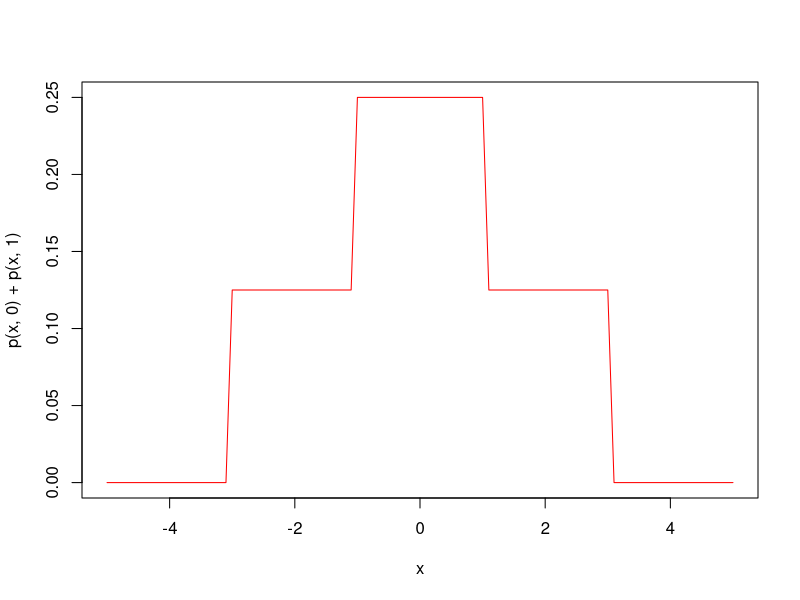
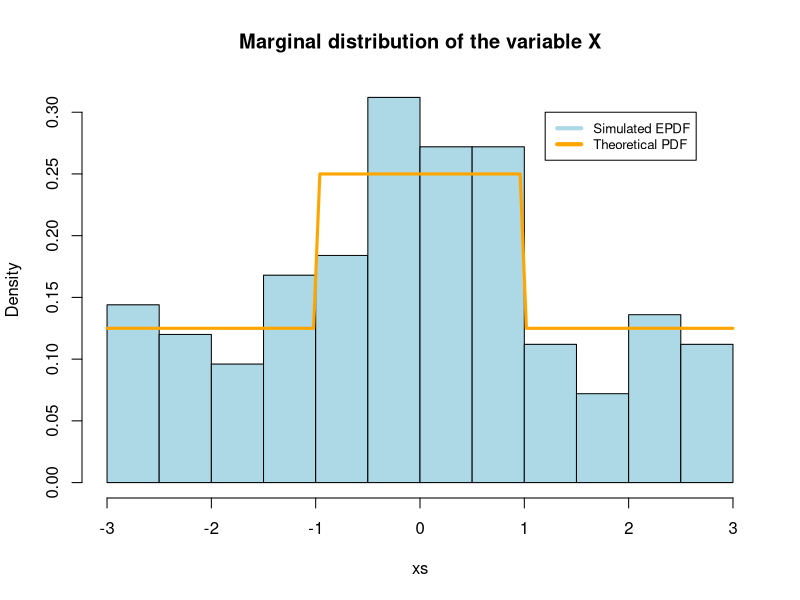
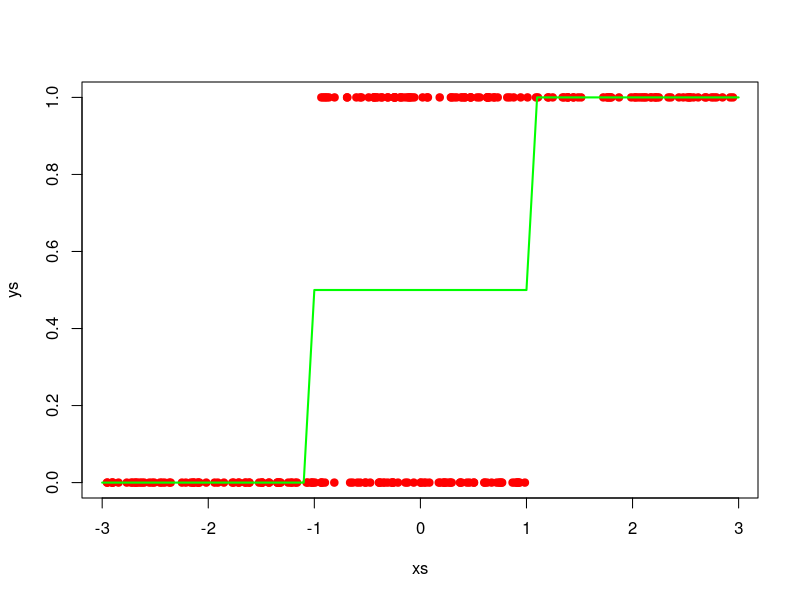

Source code (R) for these figures, in order:

# Question 3 --------------------------------------------------------------

n = 250

#data model

p <- function(x, y){if(y==0){dunif(x, -3, 1) * 1/2}
    else if(y==1){dunif(x, -1, 3) * 1/2}
    else 0}
curve(p(x,0) + p(x, 1), xlim = c(-5, 5),col = 'red')

ys <- rbinom(n, 1, 0.5)
ys_test <- rbinom(n, 1, 0.5)
gen <- function(y){if(y==0){runif(1, -3, 1)}
    else if(y==1){runif(1, -1, 3)}}
gen <- Vectorize(gen)
xs <- gen(ys)
xs_test <- gen(ys_test)
plot.new()
hist(xs, freq = F, col = 'light blue', main = 'Marginal distribution of the variable X')
curve(p(x,0) + p(x, 1),col = 'orange', add = T, lwd = 3)
legend(1.2, 0.3, legend = c('Simulated EPDF', 'Theoretical PDF'), col = c('light blue', 'orange'), 
       lty = 1, lwd = 4, cex=0.8)

# Regression function
plot(xs, ys, col='red', pch=19)
reg.fun <- function(x){ p(x, 1)/(p(x,  0) + p(x, 1))}
curve(reg.fun, xlim = c(-5,5), lwd=2, col = 'green', add = T)

h.opt <- function(x) {if(reg.fun(x) > 0.5) {1}
                     else 0}
h.opt <- Vectorize(h.opt)
accuracy.Bayes = sum(h.opt(xs_test) == ys_test)/length(ys_test)


# Other Classifier --------------------------------------------------------

#val.indices = sample(seq(1, n), 50, replace=F)
train= data.frame(X = xs, y =  ys)
test= data.frame(X = xs_test, y =  ys_test)


model = glm(y ~ X, data = train, family = "binomial")
probabilities <- predict(model, newdata=test, type='response')
predicted.classes <- ifelse(probabilities > 0.5, 1, 0)
accuracy.Log = sum(predicted.classes == test$y)/length(test$y)


# Repeated Sampling -------------------------------------------------------

M = 1000
n = 250
total_acc_Bayes = c()
total_acc_Log = c()
for(i in 1:M){
    # generating samples of n=250 observations
    ys <- rbinom(n, 1, 0.5)
    ys_test <- rbinom(n, 1, 0.5)
    xs <- gen(ys)
    xs_test <- gen(ys_test)
    total_acc_Bayes = cbind(total_acc_Bayes,  c(sum(h.opt(xs_test) == ys_test)/length(ys_test)))
    # Logistic Regression
    train= data.frame(X = xs, y =  ys)
    test= data.frame(X = xs_test, y =  ys_test)
    model = glm(y ~ X, data = train, family = "binomial")
    probabilities <- predict(model, newdata=test, type='response')
    predicted.classes <- ifelse(probabilities > 0.5, 1, 0)
    total_acc_Log = cbind(total_acc_Log, c(sum(predicted.classes == test$y)/length(test$y)))
}
avg_acc_Bayes = mean(total_acc_Bayes)
avg_acc_Log = mean(total_acc_Log)
sd_acc_Bayes = sd(total_acc_Bayes)
sd_acc_Log = sd(total_acc_Log)

